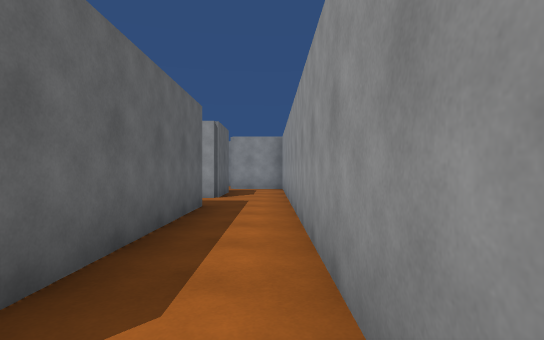
view 1 (above)

24 first-person views from a walk through a 3-D level made in the Unity game engine. The camera is 1.3 m above the floor, looks level and sees 80° across. The floor is counted in squares, 1.8 m on a side. Each view is taken from the middle of a square. On the plan, view 1 faces up. The plan holds only what a view shows up to about 10 squares ahead; the rest is blank. The place goes on beyond the plan. The player character is not drawn.

view 2
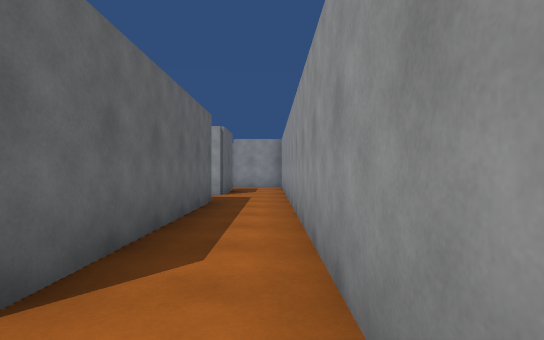

view 3
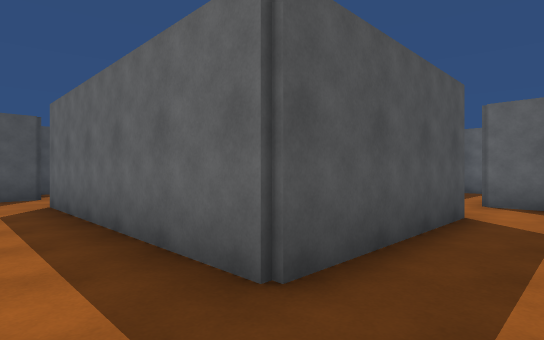

view 4
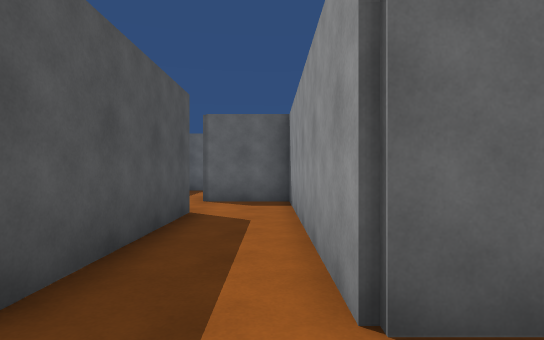

view 5
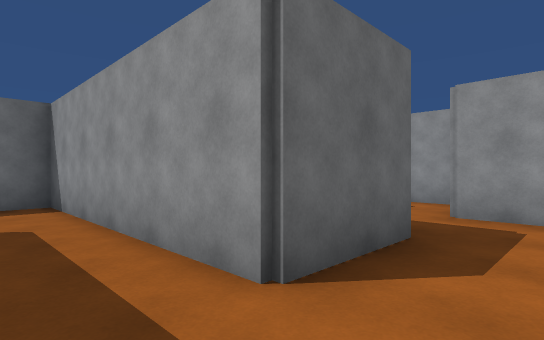

view 6
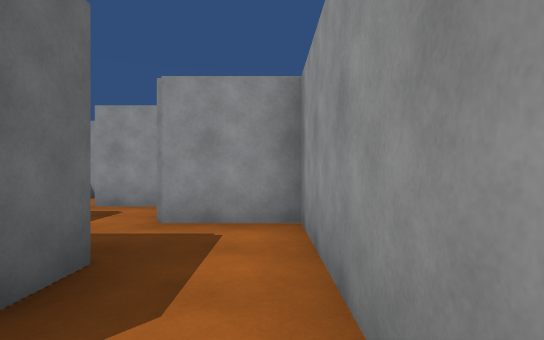

view 7
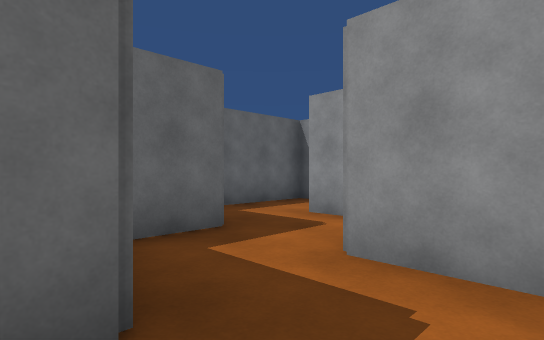

view 8
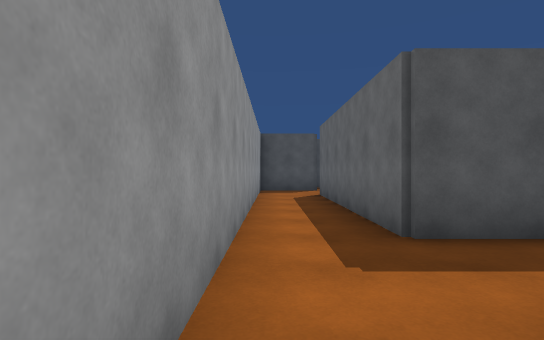

view 9
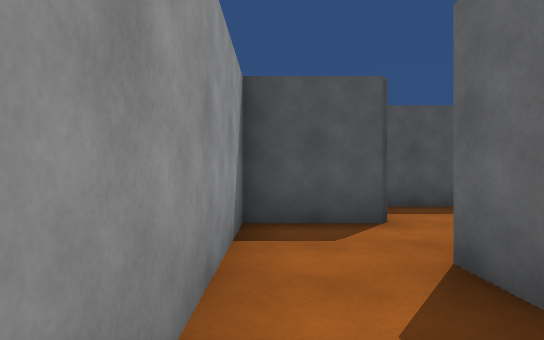

view 10
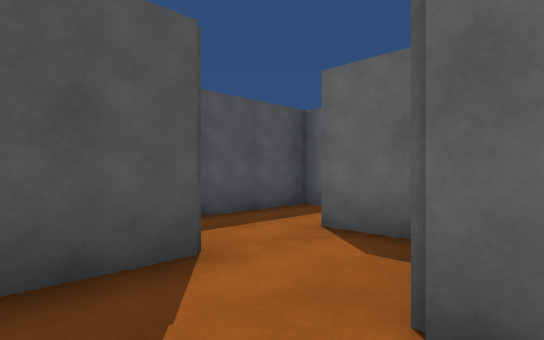

view 11
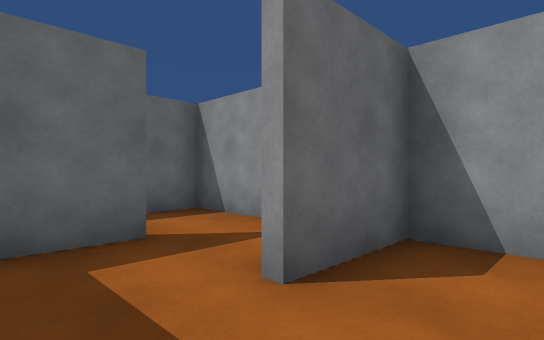

view 12
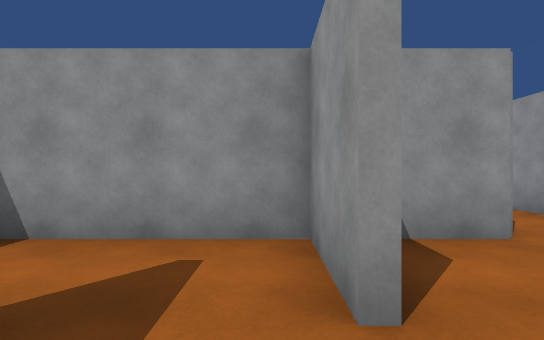

view 13
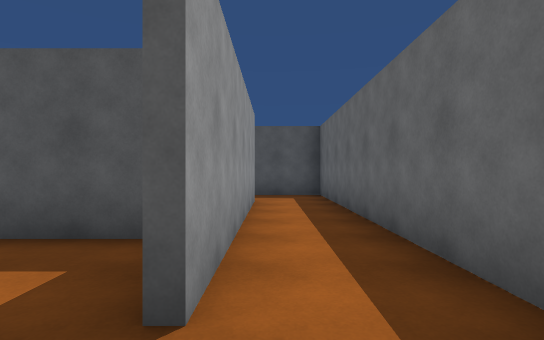

view 14
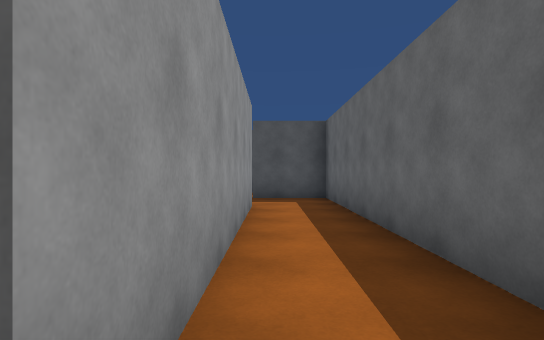

view 15
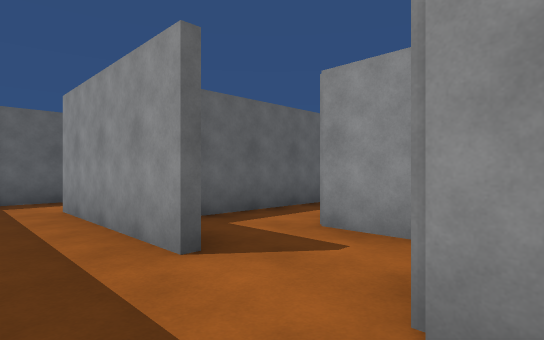

view 16
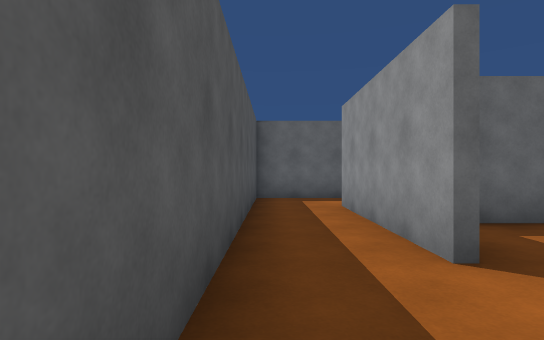

view 17
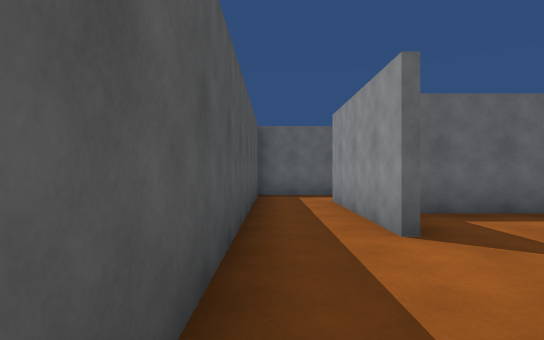

view 18
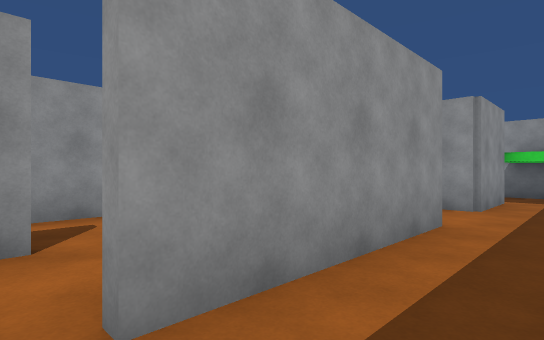

view 19
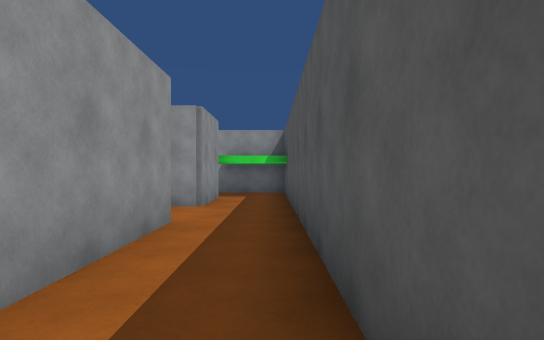

view 20
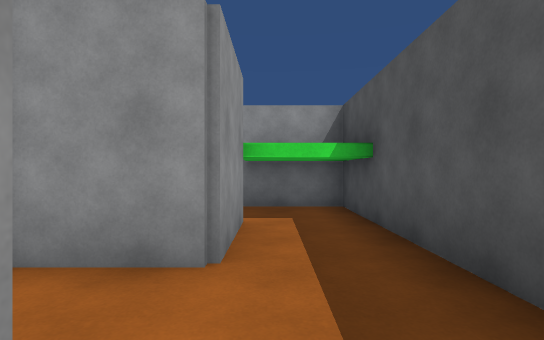

view 21
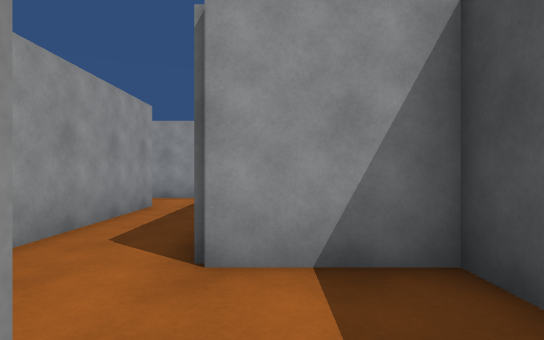

view 22
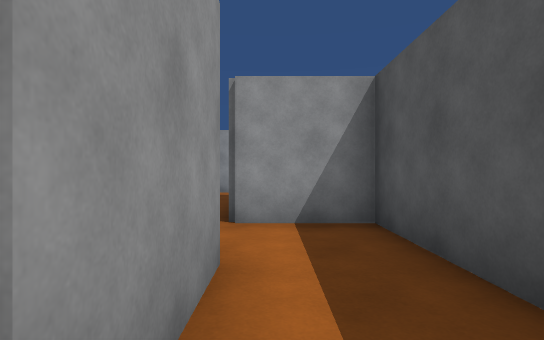

view 23
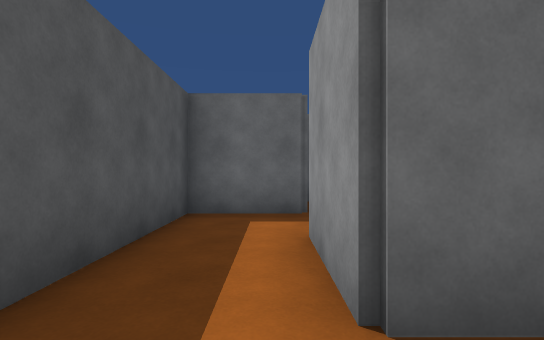

view 24
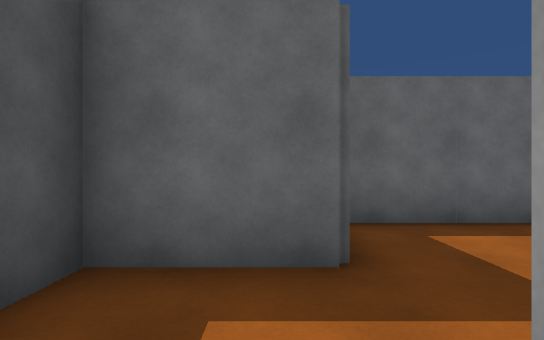

### Floor plan
Points are (right, up) in squares from view 1. A wall is a line through its corners. A room is listed if a view was taken in it or the views show most of it. See-through windows are left out.
Room 1 (views 1, 2, 3, 4, 5, 6, 9, 10)
walls: (-1.4, 8.4) (-7.4, 8.4) (-7.4, 6.4); (-5.6, 6.6) (-1.4, 6.6) (-1.4, 0.4); (-1.6, -1.4) (0.4, -1.4) (0.4, 8.5)
ways out: opening at (0, 9) to room 2; opening at (-1, -0.5) to room 3; opening at (-6, 7) to room 7
Room 2 (views 7, 8)
walls: (-1.4, 10.6) (-1.4, 8.4); (0.4, 8.5) (0.4, 12.4) (-1.6, 12.4); (-3.4, 12.6) (-3.4, 11.2)
ways out: opening at (0, 9) to room 1; opening at (-2, 12)
Room 3 (view 11)
walls: (-3.5, -3.4) (-1.9, -3.4); (-1.4, 0.4) (-2.9, 0.4); (-3.4, 0.5) (-3.4, -1.5)
ways out: opening at (-1, -0.5) to room 1; opening at (-3, -2.5) to room 4
Room 4 (view 12)
walls: (-3.6, -1.5) (-3.6, 0.5); (-5.4, -1.4) (-5.4, -3.4) (-3.5, -3.4); (-2.9, 0.4) (-5.4, 0.4)
ways out: opening at (-3, -2.5) to room 3; opening at (-5, -0.5) to room 5
Room 5 (views 13, 14)
walls: (-5.6, -7.6) (-5.6, -1.5); (-5.4, 0.4) (-7.4, 0.4) (-7.4, -9.4) (-5.5, -9.4)
ways out: opening at (-5, -0.5) to room 4; opening at (-5, -8) to room 6
Room 6 (views 15, 16, 17, 18, 19, 20)
walls: (-5.5, -9.6) (-9.5, -9.6); (-4.2, -7.6) (-5.6, -7.6); (-1.5, -11.5) (-1.5, -9.6) (-3.6, -9.6) (-3.6, -8); (-11.4, -9.1) (-11.4, -11.4) (0, -11.4)
ways out: opening at (-5, -8) to room 5; opening at (-10, -9)
Room 7 (views 21, 22, 23, 24)
walls: (-11.4, 6.6) (-11.4, 4.6) (-5.6, 4.6) (-5.6, 6.6); (-7.4, 6.4) (-9.5, 6.4); (-13.4, 8.4) (-13.4, 6.8)
ways out: opening at (-6, 7) to room 1; opening at (-12, 8)

Positions as (right, up) in squares from view 1, and headings:
1: (0, 0), facing up
2: (0, -1), facing up
3: (0, 8), facing down-left
4: (0, 8), facing left
5: (0, 7), facing up-left
6: (0, 8), facing up
7: (0, 10), facing up-left
8: (0, 10), facing down
9: (0, 3), facing down
10: (0, 1), facing down-left
11: (-2, -3), facing up-left
12: (-4, -3), facing up
13: (-6, 0), facing down
14: (-6, -1), facing down
15: (-3, -11), facing up-left
16: (-3, -11), facing left
17: (-2, -11), facing left
18: (-10, -11), facing up-right
19: (-10, -11), facing right
20: (-6, -10), facing right
21: (-8, 6), facing right
22: (-10, 6), facing right
23: (-6, 6), facing left
24: (-9, 6), facing left
